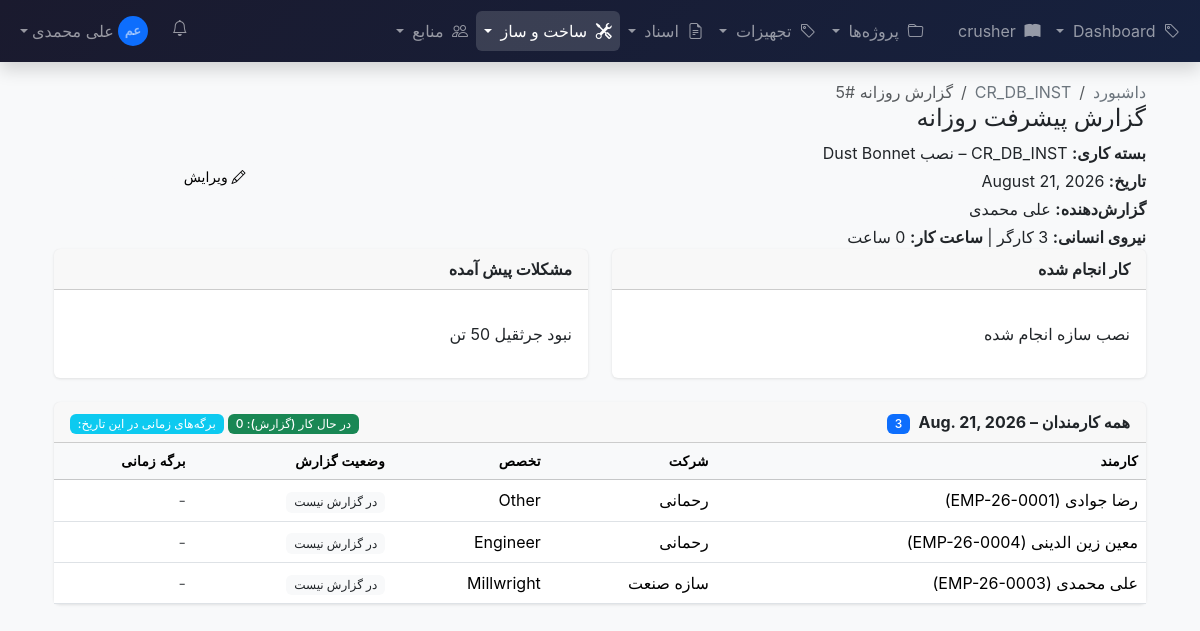
Page /construction/daily-reports/5/ (signed in) on the committed database.
### construction/models.py (models this page shows, shortened)
class DailyProgressReport(models.Model):
	work_package = models.ForeignKey(
			WorkPackage, on_delete=models.CASCADE, related_name='daily_reports'
			)
	report_date = models.DateField()
	reported_by = models.ForeignKey(
			User, on_delete=models.SET_NULL, null=True, related_name='daily_reports'
			)
	company = models.ForeignKey('resources.Company', on_delete=models.SET_NULL, null=True, blank=True, related_name='daily_reports')
	work_performed_description = models.TextField()
	issues_encountered = models.TextField(blank=True)
	weather_conditions = models.CharField(max_length=200, blank=True)
	temperature_celsius = models.IntegerField(null=True, blank=True)
	manpower_count = models.PositiveIntegerField(default=0)
	hours_worked = models.DecimalField(max_digits=6, decimal_places=2, null=True, blank=True)
	is_approved = models.BooleanField(default=False)
	approved_by = models.ForeignKey(
			User, on_delete=models.SET_NULL, null=True, blank=True,
			related_name='approved_reports'
			)
	created_at = models.DateTimeField(auto_now_add=True)
	updated_at = models.DateTimeField(auto_now=True)
	class Meta:
		ordering = ['-report_date']
		verbose_name = 'Daily Progress Report'
		verbose_name_plural = 'Daily Progress Reports'

class WorkPackage(models.Model):
	class Status(models.TextChoices):
		NOT_STARTED = 'NSTA', 'Not Started'
		MOBILIZING = 'MOB', 'Mobilizing'
		IN_PROGRESS = 'IPRO', 'In Progress'
		COMPLETE = 'COMP', 'Complete'
		ON_HOLD = 'HOLD', 'On Hold'
	project = models.ForeignKey(
			'core.Project', on_delete=models.CASCADE, related_name='work_packages'
			)
	code = models.CharField(max_length=50)
	name = models.CharField(max_length=500)
	area = models.ForeignKey(
			'core.Area', on_delete=models.SET_NULL, related_name='work_packages', null=True, blank=True
			)
	system = models.ForeignKey(
			'core.System', on_delete=models.SET_NULL, null=True, blank=True,
			related_name='work_packages'
			)
	description = models.TextField(blank=True)
	supervisor = models.ForeignKey(
			User, on_delete=models.SET_NULL, null=True, blank=True,
			related_name='supervised_work_packages'
			)
	contractor = models.CharField(
			max_length=255, blank=True, help_text="Company executing the work"
			)
	contractor_company = models.ForeignKey('resources.Company', on_delete=models.SET_NULL, related_name='work_packages', null=True, blank=True)
	planned_start = models.DateField()
	planned_finish = models.DateField()
	actual_start = models.DateField(null=True, blank=True)
	actual_finish = models.DateField(null=True, blank=True)
	status = models.CharField(max_length=4, choices=Status.choices, default=Status.NOT_STARTED)
	percent_complete = models.DecimalField(max_digits=5, decimal_places=2, default=0.00)
	level = models.IntegerField(default=1, null=True, blank=True)
	priority = models.PositiveSmallIntegerField(default=3, help_text="1=Highest, 5=Lowest")
	notes = models.TextField(blank=True)
	created_at = models.DateTimeField(auto_now_add=True)
	updated_at = models.DateTimeField(auto_now=True)
	class Meta:
		ordering = ['code']
		verbose_name = 'Work Package'
		verbose_name_plural = 'Work Packages'

### resources/models.py (models this page shows, shortened)
class Employee(models.Model):
	class Trade(models.TextChoices):
		MILLWRIGHT = 'MLWR', 'Millwright'
		ELECTRICIAN = 'ELEC', 'Electrician'
		WELDER = 'WELD', 'Welder'
		PIPE_FITTER = 'PIPE', 'Pipe Fitter'
		INSTRUMENT_TECH = 'INST', 'Instrument Technician'
		RIGGER = 'RIGG', 'Rigger'
		SUPERVISOR = 'SUPV', 'Supervisor'
		ENGINEER = 'ENGR', 'Engineer'
		SAFETY_OFFICER = 'SAFE', 'Safety Officer'
		LABORER = 'LAB', 'Laborer'
		OPERATOR = 'OPER', 'Operator'
		OTHER = 'OTHR', 'Other'
	user = models.OneToOneField(
			User, on_delete=models.SET_NULL, null=True, blank=True,
			related_name='employee_profile'
			)
	employee_id = models.CharField(max_length=50, unique=True)
	first_name = models.CharField(max_length=100)
	last_name = models.CharField(max_length=100)
	company = models.CharField(max_length=255, help_text="Contractor or employer name")
	trade = models.CharField(max_length=5, choices=Trade.choices)
	contractor=models.ForeignKey('Company', on_delete=models.SET_NULL, null=True)
	phone = models.CharField(max_length=50, blank=True)
	email = models.EmailField(blank=True)
	is_active = models.BooleanField(default=True)
	hire_date = models.DateField(null=True, blank=True)
	termination_date = models.DateField(null=True, blank=True)
	notes = models.TextField(blank=True)
	created_at = models.DateTimeField(auto_now_add=True)
	updated_at = models.DateTimeField(auto_now=True)
	class Meta:
		ordering = ['last_name', 'first_name']
		verbose_name = 'Employee'
		verbose_name_plural = 'Employees'
	@property
	def full_name(self):
		return f"{self.first_name} {self.last_name}"

### construction/views.py (the view)
class DailyProgressReportDetailView(LoginRequiredMixin, DetailView):
	model = DailyProgressReport
	template_name = 'rtl/construction/daily_report_detail.html'
	context_object_name = 'report'
	def get_queryset(self):
		return super().get_queryset().select_related(
				'work_package__project', 'work_package__area', 'reported_by'
				).prefetch_related(
				'employees__employee',
				'employees__timesheet'
				)
	def get_context_data(self, **kwargs):
		context = super().get_context_data(**kwargs)
		report = self.get_object()
		report_employees = report.employees.select_related('employee', 'timesheet')
		context['employees_status'] = report_employees
		context['working_count'] = report_employees.filter(is_working=True).count()
		context['total_count'] = report_employees.count()
		all_employees = Employee.objects.filter(is_active=True).order_by('last_name', 'first_name')
		timesheets_on_date = Timesheet.objects.filter(date=report.report_date).select_related('employee')
		timesheet_map = {}
		for ts in timesheets_on_date:
			if ts.employee_id not in timesheet_map:
				timesheet_map[ts.employee_id] = ts
		report_employee_map = {}
		for entry in report_employees:
			report_employee_map[entry.employee_id] = entry
		combined = []
		for emp in all_employees:
			entry = report_employee_map.get(emp.pk)   # DailyProcessReportEmployees instance or None
			timesheet = timesheet_map.get(emp.pk)     # Timesheet instance or None
			combined.append({
					'employee': emp,
					'is_working': entry.is_working if entry else False,
					'has_report_entry': entry is not None,
					'timesheet': timesheet,
					'timesheet_hours': timesheet.hours_worked if timesheet else None,
					'timesheet_id': timesheet.pk if timesheet else None,
					})
		context['all_employee_status'] = combined
		return context

### kmes/context_processors.py (called while the page is built, shortened)
def notifications_processor(request):
	context = {
			'notifications': [],
			'notifications_count': 0,
			}
	if request.user.is_authenticated:
		try:
			from documents.models import DocumentShare
			unread_shares = DocumentShare.objects.filter(
					shared_with=request.user,
					is_accessed=False
					).count()
		except:
			pass
		try:
			from resources.models import Timesheet
			pending_timesheets = Timesheet.objects.filter(
					is_approved=False
					).count()
		except:
			pass
		try:
			from commissioning.models import PunchItem
			open_punches = PunchItem.objects.filter(
					status__in=['OPEN', 'IPRO']
					).count()
		except:
			pass
		context['notifications_count'] = len(context['notifications'])
	return context

### templates/rtl/construction/daily_report_detail.html (shortened to what this page needs)
{% extends 'rtl/base.html' %}
{% load static %}
{% block content %}
<div class="container mt-4" dir="rtl">
  <nav aria-label="breadcrumb">
    <ol class="breadcrumb">
      <li class="breadcrumb-item"><a href="#">داشبورد</a></li>
      <li class="breadcrumb-item"><a href="{% url 'construction:work_package_detail' report.work_package.pk %}">
        {{ report.work_package.code }}</a></li>
      <li class="breadcrumb-item active">گزارش روزانه #{{ report.pk }}</li>
    </ol>
  </nav>
  <div class="report-header">
    <div class="row">
      <div class="col-md-8">
        <h4>گزارش پیشرفت روزانه</h4>
        <p class="mb-1"><strong>بسته کاری:</strong> {{ report.work_package.code }} – {{ report.work_package.name }}</p>
        <p class="mb-1"><strong>تاریخ:</strong> {{ report.report_date|date:"F d, Y" }}</p>
        <p class="mb-1"><strong>گزارش‌دهنده:</strong> {{ report.reported_by.get_full_name|default:report.reported_by.username }}</p>
        <p class="mb-0"><strong>نیروی انسانی:</strong> {{ report.manpower_count }} کارگر | <strong>ساعت کار:</strong> {{ report.hours_worked|default:"0" }} ساعت</p>
      </div>
      <div class="col-md-4 text-md-end align-self-center">
        <a href="#" class="btn btn-light btn-sm">
          <i class="bi bi-pencil"></i> ویرایش
        </a>
        <a href="{% url 'construction:daily_report_list' %}" class="btn btn-outline-light btn-sm">
          <i class="bi bi-list"></i> همه گزارش‌ها
        </a>
      </div>
    </div>
  </div>
  <div class="row mb-4">
    <div class="col-md-6">
      <div class="card h-100">
        <div class="card-header"><strong>کار انجام شده</strong></div>
        <div class="card-body">
          {% if report.work_performed_description %}
          <p>{{ report.work_performed_description|linebreaks }}</p>
          {% else %}
          <p class="text-muted">هیچ توضیحی ارائه نشده است.</p>
          {% endif %}
        </div>
      </div>
    </div>
    <div class="col-md-6">
      <div class="card h-100">
        <div class="card-header"><strong>مشکلات پیش آمده</strong></div>
        <div class="card-body">
          {% if report.issues_encountered %}
          <p>{{ report.issues_encountered|linebreaks }}</p>
          {% else %}
          <p class="text-muted">هیچ مشکلی گزارش نشده است.</p>
          {% endif %}
        </div>
      </div>
    </div>
  </div>
  <div class="card mt-4">
    <div class="card-header d-flex justify-content-between align-items-center">
        <span>
            <strong>همه کارمندان – {{ report.report_date }}</strong>
            <span class="badge bg-primary ms-1">{{ all_employee_status|length }}</span>
        </span>
      <div>
        <span class="badge bg-success">در حال کار (گزارش): {{ working_count }}</span>
        <span class="badge bg-info">برگه‌های زمانی در این تاریخ: {{ timesheet_count }}</span>
      </div>
    </div>
    <div class="card-body p-0">
      <div class="employee-status-list" style="max-height: 500px; overflow-y: auto;">
        <table class="table table-hover mb-0">
          <thead class="table-light sticky-top">
          <tr>
            <th>کارمند</th>
            <th>شرکت</th>
            <th>تخصص</th>
            <th>وضعیت گزارش</th>
            <th>برگه زمانی</th>
          </tr>
          </thead>
          <tbody>
          {% for item in all_employee_status %}
          <tr>
            <td>{{ item.employee.full_name }} ({{ item.employee.employee_id }})</td>
            <td>{{ item.employee.company }}</td>
            <td>{{ item.employee.get_trade_display }}</td>
            <td>
              {% if item.has_report_entry %}
              {% if item.is_working %}
              <span class="badge bg-success"><i class="bi bi-check-circle"></i> در حال کار</span>
              {% else %}
              <span class="badge bg-secondary"><i class="bi bi-dash-circle"></i> در حال کار نیست</span>
              {% endif %}
              {% else %}
              <span class="badge bg-light text-dark">در گزارش نیست</span>
              {% endif %}
            </td>
            <td>
              {% if item.timesheet %}
              <a href="#" class="btn btn-sm btn-outline-primary">
                <i class="bi bi-clock"></i> {{ item.timesheet_hours }} ساعت
              </a>
              {% else %}
              <span class="text-muted">-</span>
              {% endif %}
            </td>
          </tr>
          {% empty %}
          <tr><td colspan="5" class="text-center text-muted">هیچ کارمندی یافت نشد.</td></tr>
          {% endfor %}
          </tbody>
        </table>
      </div>
    </div>
  </div>
</div>
{% endblock %}

### templates/rtl/navbar.html (shortened to what this page needs)
{% load static %}
<nav class="navbar navbar-expand-lg navbar-dark bg-dark fixed-top shadow">
  <div class="container-fluid">
    <div class="collapse navbar-collapse" id="mainNavbar">
      <ul class="navbar-nav me-auto mb-2 mb-lg-0">
        <li class="nav-item dropdown">
          <a class="nav-link dropdown-toggle {% if 'equipment_tag' in request.resolver_match.url_name %}active{% endif %}"
             href="#" role="button" data-bs-toggle="dropdown">
            <i class="bi bi-tag me-1"></i> Dashboard
          </a>
        </li>
        <li class="nav-item">
          <a style="max-height: 40px; width: 117px;" class="nav-link {% if request.resolver_match.url_name == 'manual' %}active{% endif %}"
             href="{% url 'core:drawing_detail' 1 %}">
            <i class="bi bi-book-fill me-1" style="max-width: 90px;" ></i> crusher
          </a>
        </li>
        <li class="nav-item dropdown">
          <a class="nav-link dropdown-toggle {% if 'project' in request.resolver_match.url_name or 'area' in request.resolver_match.url_name or 'system' in request.resolver_match.url_name %}active{% endif %}"
             href="#" role="button" data-bs-toggle="dropdown">
            <i class="bi bi-folder me-1"></i> پروژه‌ها
          </a>
        </li>
        <li class="nav-item dropdown">
          <a class="nav-link dropdown-toggle {% if 'equipment_tag' in request.resolver_match.url_name or 'equipment-tag' in request.resolver_match.url_name%}active{% endif %}"
             href="#" role="button" data-bs-toggle="dropdown">
            <i class="bi bi-tag me-1"></i> تجهیزات
          </a>
        </li>
        <li class="nav-item dropdown">
          <a class="nav-link dropdown-toggle {% if 'document' in request.resolver_match.url_name %}active{% endif %}"
             href="#" role="button" data-bs-toggle="dropdown">
            <i class="bi bi-file-earmark-text me-1"></i> اسناد
          </a>
        </li>
        <li class="nav-item dropdown">
          <a class="nav-link dropdown-toggle {% if 'work_package' in request.resolver_match.url_name or 'daily_report' in request.resolver_match.url_name %}active{% endif %}"
             href="#" role="button" data-bs-toggle="dropdown">
            <i class="bi bi-tools me-1"></i> ساخت و ساز
          </a>
        </li>
        <li class="nav-item dropdown">
          <a class="nav-link dropdown-toggle {% if 'employee' in request.resolver_match.url_name or 'timesheet' in request.resolver_match.url_name or 'tool' in request.resolver_match.url_name %}active{% endif %}"
             href="#" role="button" data-bs-toggle="dropdown">
            <i class="bi bi-people me-1"></i> منابع
          </a>
        </li>
      </ul>
      <ul class="navbar-nav ms-auto">
        <li class="nav-item dropdown me-2">
          <a class="nav-link position-relative" href="#" role="button" data-bs-toggle="dropdown">
            <i class="bi bi-bell"></i>
          </a>
        </li>
        <li class="nav-item dropdown">
          <a class="nav-link dropdown-toggle d-flex align-items-center" href="#" role="button" data-bs-toggle="dropdown">
            <div class="rounded-circle bg-primary d-flex align-items-center justify-content-center me-1"
                 style="width: 30px; height: 30px; font-size: 0.8rem; font-weight: 600;">
              {{ request.user.first_name|first|upper }}{{ request.user.last_name|first|upper }}
            </div>
            <span class="d-none d-lg-inline">{{ request.user.get_full_name|default:request.user.username }}</span>
          </a>
        </li>
      </ul>
    </div>
  </div>
</nav>
<div style="height: 56px;"></div>

### templates/rtl/base.html (style rules this page uses)
body { background-color: #f5f6fa; font-family: -apple-system, BlinkMacSystemFont, 'Segoe UI', Roboto, 'Helvetica Neue', Arial, sans-serif; }
.navbar-dark.bg-dark { background: linear-gradient(135deg, #1a1a2e 0%, #16213e 100%) !important; }
.navbar .nav-link { padding: 0.5rem 0.75rem; border-radius: 0.375rem; transition: all 0.15s; }
.navbar .nav-link.active { background: rgba(255,255,255,0.15); }
.breadcrumb { background: transparent; padding: 0; margin-bottom: 0; }
.breadcrumb-item a { color: #6c757d; text-decoration: none; }
.card { border: none; box-shadow: 0 1px 3px rgba(0,0,0,0.1); }
.btn { font-weight: 500; }
.badge { font-weight: 500; }
.table th { font-weight: 600; font-size: 0.85rem; text-transform: uppercase; letter-spacing: 0.3px; }
.table-hover tbody tr { cursor: pointer; }

### rows in the picture
DailyProgressReport: work_package.code "CR_DB_INST", pk "5", work_package.name "نصب Dust Bonnet", report_date "August 21, 2026", reported_by.get_full_name "علی محمدی", manpower_count "3", work_performed_description "نصب سازه انجام شده", issues_encountered "نبود جرثقیل 50 تن", report_date "Aug. 21, 2026"
Employee: employee.full_name "رضا جوادی", employee.employee_id "EMP-26-0001", employee.company "رحمانی", employee.trade "Other"
Employee: employee.full_name "معین زین الدینی", employee.employee_id "EMP-26-0004", employee.company "رحمانی", employee.trade "Engineer"
Employee: employee.full_name "علی محمدی", employee.employee_id "EMP-26-0003", employee.company "سازه صنعت", employee.trade "Millwright"

### other values in the picture
{{ request.user.first_name|first|upper }} "ع"
{{ request.user.last_name|first|upper }} "م"
{{ request.user.get_full_name|default:request.user.username }} "علی محمدی"
{{ all_employee_status|length }} "3"
{{ working_count }} "0"
